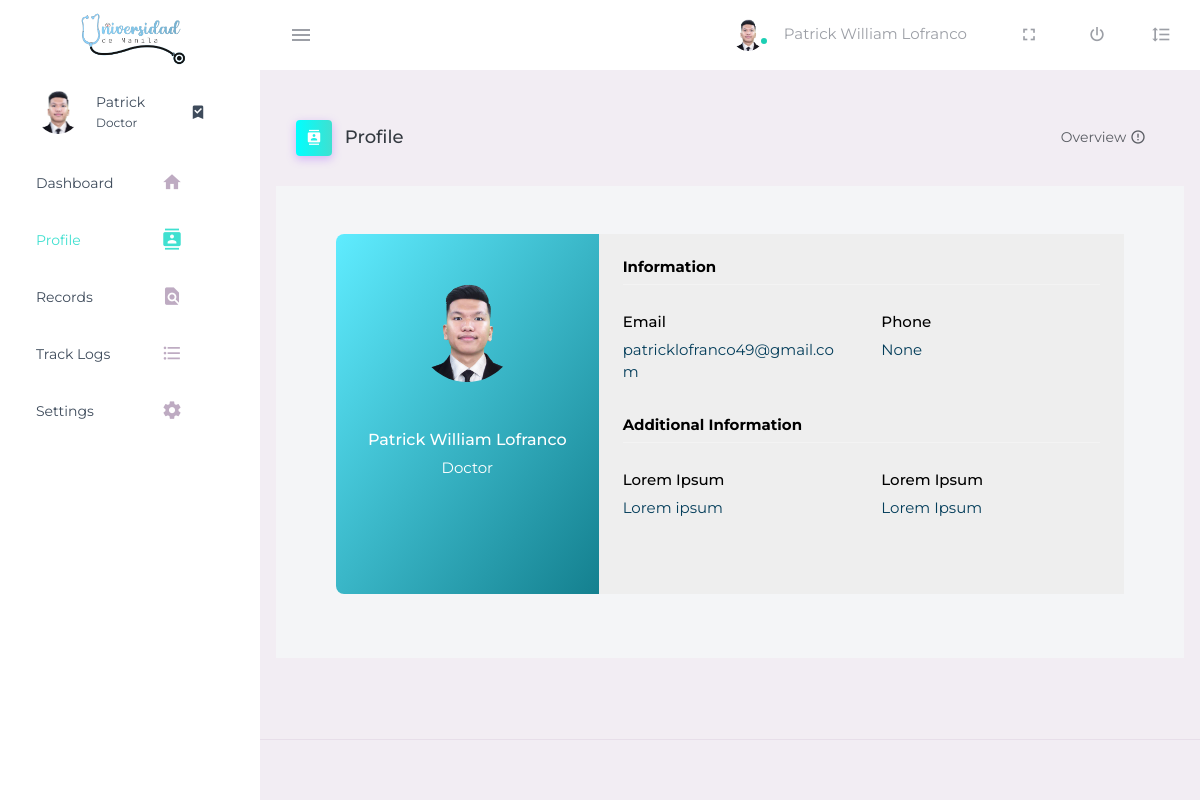
The app's page /profile (signed in) with its own data.
### authentication/models.py (models this page shows, shortened)
class Employee(models.Model):
    empID = models.AutoField(primary_key=True)
    empName = models.CharField(max_length=100, null=False, blank=False)
    empRole = models.CharField(max_length=10, null=False, blank=False)
    empPhoneNum = models.IntegerField(max_length=11, null=False, blank=False, default=0)

### authentication/views.py (the view)
# urls.py: path('profile', views.profile, name="profile"),
def profile(request):
    if not request.user.is_authenticated:
        return redirect('home')
    user = request.user
    passEmpData = {}
    for employee in get_employee_data():
        if employee.empID == user.id:
            passEmpData['empName'] = employee.empName
            passEmpData['empRole'] = employee.empRole
            break
    context = {
        'employee_data': get_employee_data(),
        'passEmpData': passEmpData
    }
    return render(request, 'authentication/profile.html', context)

### authentication/templatetags/custom_filters.py (called while the page is built)
@register.filter
def split_name(value):
    names = value.split(" ")
    return names[0]

### authentication/views.py (called while the page is built)
def get_employee_data(): # Define function for Employee data
    employee_data = Employee.objects.all()
    return employee_data

### templates/authentication/profile.html (shortened to what this page needs)
<!DOCTYPE html>
{% load static %}
{% load custom_filters %}
<html lang="en">
  <head>
    <link rel="stylesheet" href="https://cdnjs.cloudflare.com/ajax/libs/MaterialDesign-Webfont/7.2.96/css/materialdesignicons.min.css">
    <link rel="stylesheet" href="static/css/base.css">
  </head>
  <body>
    <div class="container-scroller">
      <nav class="navbar default-layout-navbar col-lg-12 col-12 p-0 fixed-top d-flex flex-row">
        <div class="text-center navbar-brand-wrapper d-flex align-items-center justify-content-center">
          <a class="navbar-brand brand-logo" href="index.html"><img src="static/img/udmclinic.png" alt="logo" /></a>
        </div>
        <div class="navbar-menu-wrapper d-flex align-items-stretch">
          <button class="navbar-toggler navbar-toggler align-self-center" type="button" data-toggle="minimize">
            <span class="mdi mdi-menu"></span>
          </button>
          <ul class="navbar-nav navbar-nav-right">
            <li class="nav-item nav-profile dropdown">
              <a class="nav-link dropdown-toggle" id="profileDropdown" href="#" data-bs-toggle="dropdown" aria-expanded="false">
                <div class="nav-profile-img">
                  <img src="static/img/lofranco.png" alt="image">
                  <span class="availability-status online"></span>
                </div>
                <div class="nav-profile-text">
                  <p class="mb-1 text-black">
                    {% for employee in employee_data %}
                      {% if employee.empID == user.id %}
                        {{employee.empName}}
                      {% endif %}
                    {% endfor %}
                  </p>
                </div>
              </a>
            </li>
            <li class="nav-item d-none d-lg-block full-screen-link">
              <a class="nav-link">
                <i class="mdi mdi-fullscreen" id="fullscreen-button"></i>
              </a>
            </li>
            <li class="nav-item nav-logout d-none d-lg-block">
              <a class="nav-link" href="/">
                <i class="mdi mdi-power"></i>
              </a>
            </li>
            <li class="nav-item nav-settings d-none d-lg-block">
              <a class="nav-link" href="#">
                <i class="mdi mdi-format-line-spacing"></i>
              </a>
            </li>
          </ul>
        </div>
      </nav>
      <div class="container-fluid page-body-wrapper">
        <nav class="sidebar sidebar-offcanvas" id="sidebar">
          <ul class="nav position-fixed">
            <li class="nav-item nav-profile">
              <a href="#" class="nav-link">
                <div class="nav-profile-image">
                  <img src="static/img/lofranco.png" alt="profile">
                </div>
                <div class="nav-profile-text d-flex flex-column">
                  {% for employee in employee_data %}
                    {% if employee.empID == user.id %}
                      <span class="font-weight-bolder mb-2" style="width:6.5vw;">
                        {{ employee.empName | split_name }}
                      </span>
                      <span class="text-secondary text-small">{{employee.empRole}}</span>
                    {% endif %}
                  {% endfor %}
                </div>
                <i class="mdi mdi-bookmark-check text-success nav-profile-badge"></i>
              </a>
            </li>
            <li class="nav-item">
              <a class="nav-link" href="base">
                <span class="menu-title">Dashboard</span>
                <i class="mdi mdi-home menu-icon"></i>
              </a>
            </li>
            <li class="nav-item">
              <a class="nav-link" href="profile">
                <span class="menu-title">Profile</span>
                <i class="mdi mdi-contacts menu-icon"></i>
              </a>
            </li>
            <li class="nav-item">
                <a class="nav-link" data-bs-toggle="collapse" href="#ui-basic" aria-expanded="false" aria-controls="ui-basic">
                  <span class="menu-title">Records</span>
                  <i class="mdi mdi-file-find menu-icon"></i>
                </a>
              </li>
            <li class="nav-item">
              <a class="nav-link" href="tracklogs">
                <span class="menu-title">Track Logs</span>
                <i class="mdi mdi-format-list-bulleted menu-icon"></i>
              </a>
            </li>
            <li class="nav-item">
              <a class="nav-link" href="pages/charts/chartjs.html">
                <span class="menu-title">Settings</span>
                <i class="mdi mdi-cog menu-icon"></i>
              </a>
            </li>
          </ul>
        </nav>
        <div class="main-panel">
          <div class="content-wrapper">
            <div class="page-header">
              <h3 class="page-title">
                <span class="page-title-icon bg-gradient-primary text-white me-2">
                  <i class="mdi mdi-contacts menu-icon"></i>
                </span> Profile
              </h3>
              <nav aria-label="breadcrumb">
                <ul class="breadcrumb">
                  <li class="breadcrumb-item active" aria-current="page">
                    Overview <i class="mdi mdi-alert-circle-outline icon-sm text-primary align-middle"></i>
                  </li>
                </ul>
              </nav>
            </div>
            <div class="row" id="profile">
                <section style="background-color: #f4f5f7;">
                    <div class="container py-5 h-100">
                      <div class="row d-flex justify-content-center align-items-center h-100">
                        <div class="col col-lg-15 mb-4 mb-lg-0">
                          <div class="card mb-3" style="border-radius: .5rem;">
                            <div class="row g-0">
                              <div id="gradient-custom" class="col-md-4 text-center text-white"
                                style="border-top-left-radius: .5rem; border-bottom-left-radius: .5rem;">
                                <img src="static/img/lofranco.png"
                                  alt="Avatar" class="img-fluid my-5" style="width: 100px; border-radius:190px;" />
                                  <h5>{{passEmpData.empName}}</h5>
                                  <p>{{passEmpData.empRole}}</p>
                              </div>
                              <div class="col-md-8">
                                <div class="card-body p-4" id='left-profile'>
                                  <h6 id="title">Information</h6>
                                  <hr class="mt-0 mb-4">
                                  <div class="row pt-1">
                                    <div class="col-6 mb-3">
                                      <h6>Email</h6>
                                      <p>{{user.email}}</p>
                                    </div>
                                    <div class="col-6 mb-3">
                                      <h6>Phone</h6>
                                      <p>None</p>
                                    </div>
                                  </div>
                                  <h6 id="title">Additional Information</h6>
                                  <hr class="mt-0 mb-4">
                                  <div class="row pt-1">
                                    <div class="col-6 mb-3">
                                      <h6>Lorem Ipsum</h6>
                                      <p>Lorem ipsum</p>
                                    </div>
                                    <div class="col-6 mb-3">
                                      <h6>Lorem Ipsum</h6>
                                      <p>Lorem Ipsum</p>
                                    </div>
                                  </div>
                                  <div class="d-flex justify-content-start">
                                    <a href="#!"></a>
                                    <a href="#!"></a>
                                  </div>
                                </div>
                              </div>
                            </div>
                          </div>
                        </div>
                      </div>
                    </div>
                  </section>
            </div>
          </div>
          <footer class="footer">
          </footer>
        </div>
      </div>
    </div>
  </body>
</html>

### records on screen
Employee: empName "Patrick William Lofranco", empName|split_name "Patrick", empRole "Doctor"

### other values on screen
{{ user.email }} "patricklofranco49@gmail.com"
